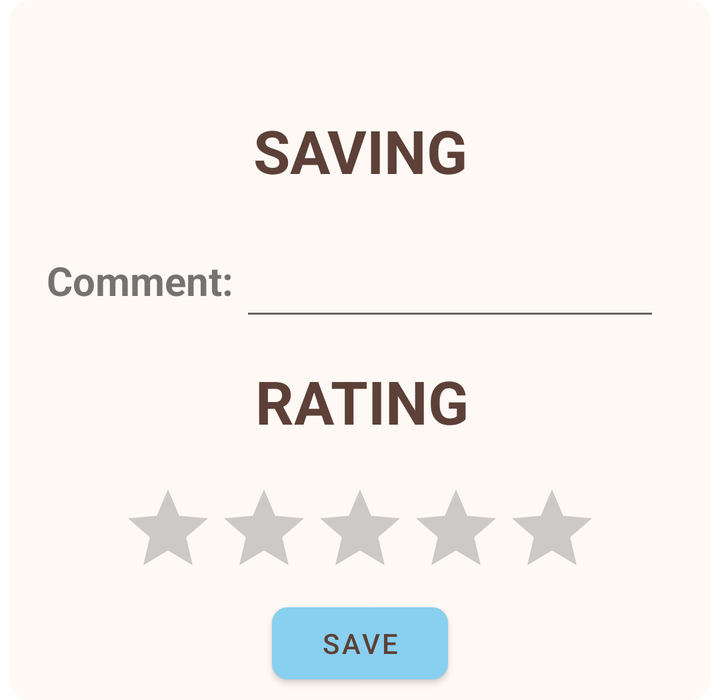
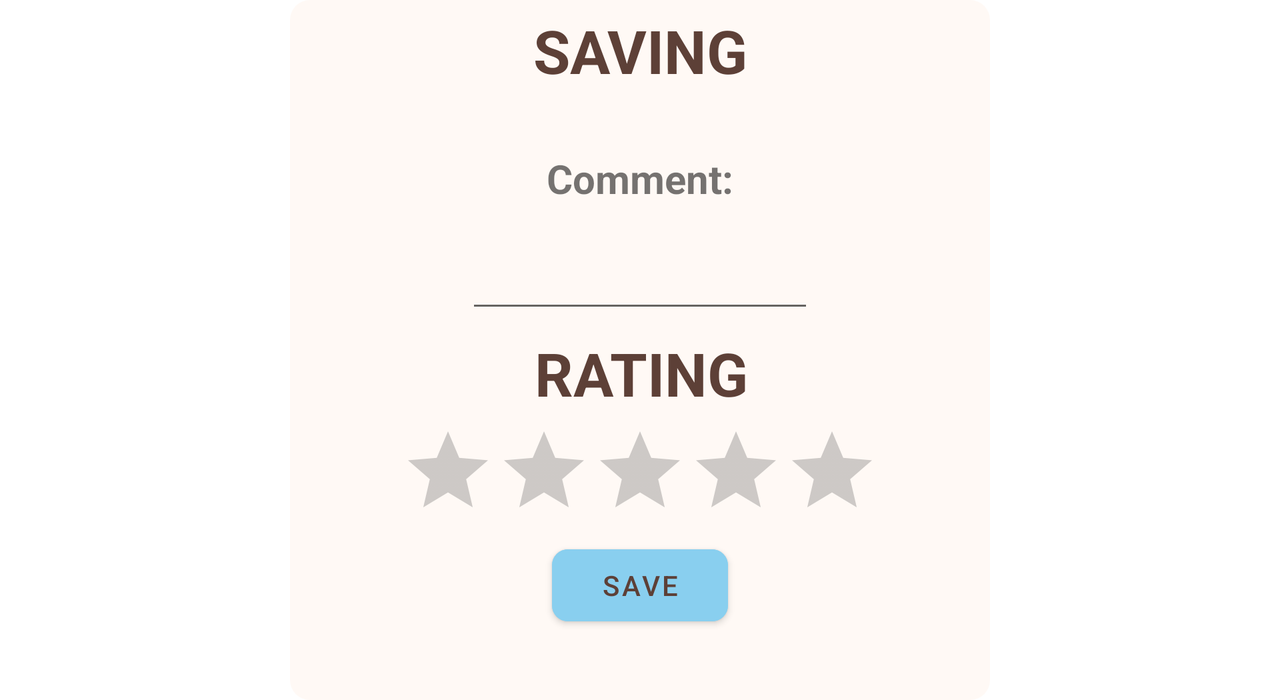

Two renders of one Android screen. The first uses the default layout on a phone; the second uses the alternative layout the repository ships for a different screen configuration, on a matching device. The two XML files are below.
<!-- AndroidManifest.xml: application theme Theme.Assignment3 -->
<!-- res/layout/finish_pop_up.xml -->
<?xml version="1.0" encoding="utf-8"?>

<androidx.constraintlayout.widget.ConstraintLayout xmlns:android="http://schemas.android.com/apk/res/android"
    xmlns:app="http://schemas.android.com/apk/res-auto"
    xmlns:tools="http://schemas.android.com/tools"
    android:layout_width="350dp"
    android:layout_height="350dp"
    android:layout_gravity="center"
    android:background="@drawable/pop_up_background"
    android:orientation="vertical"
    android:padding="5dp"
    >


    <TextView
        android:id="@+id/textView2"
        android:layout_width="wrap_content"
        android:layout_height="wrap_content"
        android:layout_marginTop="50dp"
        android:text="@string/saving"
        android:textColor="@color/text_colour"
        android:textAlignment="center"
        android:textAllCaps="true"
        android:textSize="30sp"
        android:textStyle="bold"
        app:layout_constraintEnd_toEndOf="parent"
        app:layout_constraintHorizontal_bias="0.5"
        app:layout_constraintStart_toStartOf="parent"
        app:layout_constraintTop_toTopOf="parent" />

    <TextView
        android:id="@+id/textView5"
        android:layout_width="wrap_content"
        android:layout_height="wrap_content"
        android:layout_marginTop="15dp"
        android:text="@string/rating"
        android:textColor="@color/text_colour"
        android:textAlignment="center"
        android:textAllCaps="true"
        android:textSize="30sp"
        android:textStyle="bold"
        app:layout_constraintEnd_toEndOf="parent"
        app:layout_constraintHorizontal_bias="0.503"
        app:layout_constraintStart_toStartOf="parent"
        app:layout_constraintTop_toBottomOf="@+id/editText2" />

    <TextView
        android:id="@+id/editText2"
        android:layout_width="100dp"
        android:layout_height="50sp"
        android:layout_marginStart="10dp"
        android:layout_marginTop="20dp"
        android:ems="10"
        android:textStyle="bold"
        android:textAlignment="center"
        android:gravity="center"
        android:text="@string/comment"
        android:textSize="20sp"
        app:layout_constraintStart_toStartOf="parent"
        app:layout_constraintTop_toBottomOf="@+id/textView2"
        android:importantForAutofill="no"
        tools:ignore="LabelFor" />

    <EditText
        android:id="@+id/comment"
        android:layout_width="wrap_content"
        android:layout_height="50sp"
        android:layout_marginTop="20dp"
        android:layout_marginEnd="20dp"
        android:ems="10"
        android:maxLength="30"
        android:gravity="start|top"
        android:inputType="textMultiLine"
        android:maxLines="2"
        android:minHeight="48dp"
        app:layout_constraintEnd_toEndOf="parent"
        app:layout_constraintStart_toEndOf="@+id/editText2"
        app:layout_constraintTop_toBottomOf="@+id/textView2"
        tools:ignore="LabelFor,SpeakableTextPresentCheck"
        android:autofillHints="Comments" />

    <RatingBar
        android:id="@+id/ratingBar"
        android:layout_width="wrap_content"
        android:layout_height="wrap_content"
        android:layout_marginTop="20dp"
        app:layout_constraintEnd_toEndOf="parent"
        app:layout_constraintHorizontal_bias="0.5"
        app:layout_constraintStart_toStartOf="parent"
        android:theme="@style/RatingBar"
        app:layout_constraintTop_toBottomOf="@+id/textView5"
        tools:ignore="SpeakableTextPresentCheck" />

    <Button
        android:id="@+id/save"
        android:layout_width="wrap_content"
        android:layout_height="wrap_content"
        android:backgroundTint="@color/baby_blue"
        android:text="@string/save"
        android:textColor="#5D4037"
        app:cornerRadius="8dp"
        app:layout_constraintEnd_toEndOf="parent"
        app:layout_constraintHorizontal_bias="0.5"
        app:layout_constraintStart_toStartOf="parent"
        app:layout_constraintTop_toBottomOf="@+id/ratingBar" />

</androidx.constraintlayout.widget.ConstraintLayout>
<!-- resources referenced by this layout -->
<resources>
  <color name="baby_blue">#89CFEF</color>
  <color name="text_colour">#5D4037</color>
  <!-- drawable pop_up_background (drawable) -->
  <?xml version="1.0" encoding="utf-8"?>
  
  <shape xmlns:android="http://schemas.android.com/apk/res/android" >
  
  
      <solid android:color="@color/sea_shell_shade" />
  
      <padding
          android:left="1dp"
          android:right="1dp"
          android:bottom="1dp"
          android:top="1dp" />
      <corners
          android:bottomLeftRadius="10dp"
          android:bottomRightRadius="10dp"
          android:topLeftRadius="10dp"
          android:topRightRadius="10dp"/>
  
  </shape>
  <string name="comment">Comment: </string>
  <string name="rating">Rating</string>
  <string name="save">Save</string>
  <string name="saving">Saving</string>
  <style name="RatingBar" parent="Theme.AppCompat">
          <item name="colorControlNormal">@color/light_gray</item>
          <item name="colorControlActivated">@color/dusk_yellow</item>
      </style>
  <style name="Theme.Assignment3" parent="Theme.MaterialComponents.DayNight.DarkActionBar">
          
          <item name="colorPrimary">@color/black</item>
          <item name="colorPrimaryVariant">@color/black</item>
          <item name="colorOnPrimary">@color/white</item>
          
          <item name="colorSecondary">@color/teal_200</item>
          <item name="colorSecondaryVariant">@color/teal_700</item>
          <item name="colorOnSecondary">@color/black</item>
          
          <item name="android:statusBarColor">?attr/colorPrimaryVariant</item>
          
          <item name="listPopupWindowStyle">@style/myListPopupWindow</item>
      </style>
  <color name="sea_shell_shade">#99FFF5EE</color>
  <color name="light_gray">#5A5A5A</color>
  <color name="dusk_yellow">#ffc922</color>
  <color name="black">#FF000000</color>
  <color name="white">#FFFFFFFF</color>
  <color name="teal_200">#FF03DAC5</color>
  <color name="teal_700">#FF018786</color>
  <style name="myListPopupWindow" parent="Widget.MaterialComponents.PopupMenu.ListPopupWindow">
          <item name="android:popupBackground">@drawable/pop_up_style</item>
      </style>
  <!-- drawable pop_up_style (drawable) -->
  <shape xmlns:android="http://schemas.android.com/apk/res/android">
      <solid android:color="@color/soft_yellow"/>
  
      <corners
          android:bottomLeftRadius="8dp"
          android:bottomRightRadius="8dp"
          android:topLeftRadius="8dp"
          android:topRightRadius="8dp"/>
  
      <padding
          android:bottom="8dp"
          android:top="8dp"/>
  
  </shape>
  <color name="soft_yellow"> #FDFD96</color>
</resources>
<!-- res/layout-land/finish_pop_up.xml (the repository's variant of the layout above) -->
<!-- drawn on the phone turned sideways -->
<?xml version="1.0" encoding="utf-8"?>
<androidx.constraintlayout.widget.ConstraintLayout xmlns:android="http://schemas.android.com/apk/res/android"
    xmlns:app="http://schemas.android.com/apk/res-auto"
    xmlns:tools="http://schemas.android.com/tools"
    android:layout_width="350dp"
    android:layout_height="350dp"
    android:layout_gravity="center"
    android:background="@drawable/pop_up_background"
    android:orientation="vertical"
    android:padding="5dp">


    <TextView
        android:id="@+id/textView2"
        android:layout_width="wrap_content"
        android:layout_height="wrap_content"
        android:text="@string/saving"
        android:textAlignment="center"
        android:textAllCaps="true"
        android:textColor="@color/text_colour"
        android:textSize="30sp"
        android:textStyle="bold"
        app:layout_constraintEnd_toEndOf="parent"
        app:layout_constraintHorizontal_bias="0.5"
        app:layout_constraintStart_toStartOf="parent"
        app:layout_constraintTop_toTopOf="parent" />

    <TextView
        android:id="@+id/textView5"
        android:layout_width="wrap_content"
        android:layout_height="wrap_content"
        android:layout_marginTop="5dp"
        android:text="@string/rating"
        android:textAlignment="center"
        android:textAllCaps="true"
        android:textColor="@color/text_colour"
        android:textSize="30sp"
        android:textStyle="bold"
        app:layout_constraintEnd_toEndOf="parent"
        app:layout_constraintHorizontal_bias="0.502"
        app:layout_constraintStart_toStartOf="parent"
        app:layout_constraintTop_toBottomOf="@+id/comment" />

    <TextView
        android:id="@+id/editText2"
        android:layout_width="100dp"
        android:layout_height="wrap_content"
        android:layout_marginTop="20dp"
        android:ems="10"
        android:importantForAutofill="no"
        android:minHeight="48dp"
        android:textAlignment="center"
        android:gravity="center"
        android:textStyle="bold"
        android:text="@string/comment"
        android:textSize="20sp"
        app:layout_constraintEnd_toEndOf="parent"
        app:layout_constraintHorizontal_bias="0.5"
        app:layout_constraintStart_toStartOf="parent"
        app:layout_constraintTop_toBottomOf="@+id/textView2"
        tools:ignore="LabelFor" />

    <EditText
        android:id="@+id/comment"
        android:layout_width="174dp"
        android:layout_height="wrap_content"
        android:autofillHints="Comments"
        android:ems="10"
        android:gravity="start|top"
        android:inputType="textMultiLine"
        android:maxLength="30"
        android:maxLines="2"
        android:minHeight="48dp"
        app:layout_constraintEnd_toEndOf="parent"
        app:layout_constraintHorizontal_bias="0.5"
        app:layout_constraintStart_toStartOf="parent"
        app:layout_constraintTop_toBottomOf="@+id/editText2"
        tools:ignore="LabelFor,SpeakableTextPresentCheck" />

    <RatingBar
        android:id="@+id/ratingBar"
        android:layout_width="wrap_content"
        android:layout_height="wrap_content"
        android:layout_marginTop="5dp"
        android:theme="@style/RatingBar"
        app:layout_constraintEnd_toEndOf="parent"
        app:layout_constraintHorizontal_bias="0.5"
        app:layout_constraintStart_toStartOf="parent"
        app:layout_constraintTop_toBottomOf="@+id/textView5"
        tools:ignore="SpeakableTextPresentCheck" />

    <Button
        android:id="@+id/save"
        android:layout_width="wrap_content"
        android:layout_height="wrap_content"
        android:backgroundTint="@color/baby_blue"
        android:text="@string/save"
        android:textColor="#5D4037"
        app:cornerRadius="8dp"
        app:layout_constraintEnd_toEndOf="parent"
        app:layout_constraintHorizontal_bias="0.5"
        app:layout_constraintStart_toStartOf="parent"
        app:layout_constraintTop_toBottomOf="@+id/ratingBar" />

</androidx.constraintlayout.widget.ConstraintLayout>
